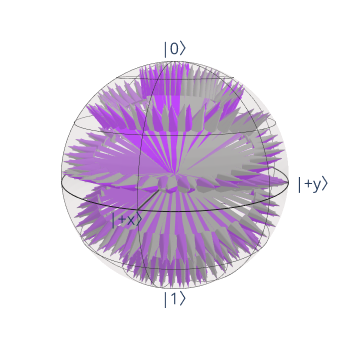

Notebook code for this chart:
### Code cell
# make a list of [x, y, z] vectors
x = []
y = []
z = []
points = []
i = 0
for state in states:
    x.append((state.dag()*sigmax()*state).full()[0][0])
    y.append((state.dag()*sigmay()*state).full()[0][0])
    z.append((state.dag()*sigmaz()*state).full()[0][0])
    points.append([sx[i], sy[i], sz[i]])
    i = i + 1

# print(points)

# to change the vectors color from lighter to darker color as time progress
cm = LinearSegmentedColormap.from_list('graypurple', ["#999999", "#AA00FF"])
vectors_color = [rgb2hex(cm(kk)) for kk in np.linspace(-1,1,len(points))]

# # draw the bloch sphere
bloch_sphere(points, vectors_color = vectors_color)
